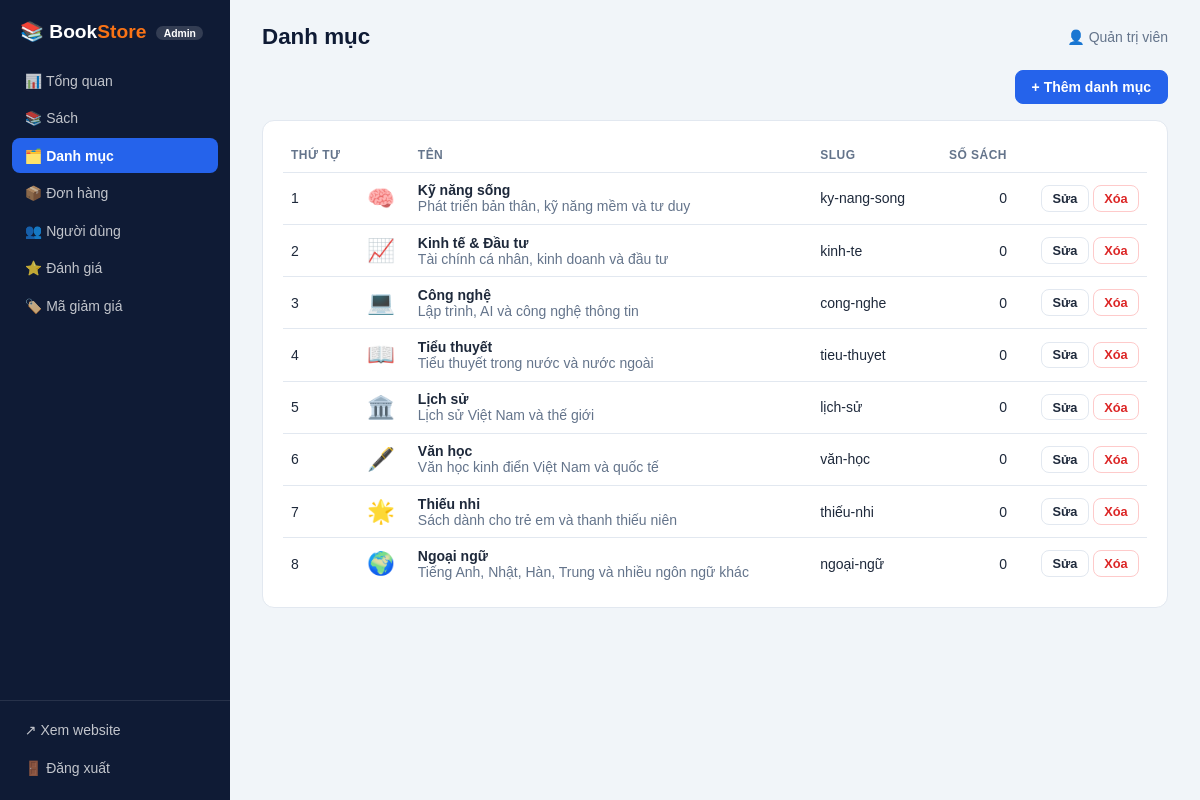
Page /admin/index.php?page=categories&action=index (signed in) on the committed database.
### tables this page shows
CREATE TABLE IF NOT EXISTS categories (
  id          INT UNSIGNED AUTO_INCREMENT PRIMARY KEY,
  name        VARCHAR(100) NOT NULL,
  slug        VARCHAR(100) NOT NULL UNIQUE,
  emoji       VARCHAR(16)  NOT NULL DEFAULT '📚',
  image       VARCHAR(255) NOT NULL DEFAULT '',
  description VARCHAR(255) NOT NULL DEFAULT '',
  sort_order  INT NOT NULL DEFAULT 0
);

### app/core/Controller.php (called while the page is built, shortened)
<?php
abstract class Controller {
    protected string $page = '';
    public function run(string $action): void {
        $this->$action();
    }
    protected function render(string $view, array $data = []): void {
        $data['active'] = $data['active'] ?? $this->page;
        extract($data, EXTR_SKIP);
        require ROOT . '/app/views/' . $view . '.php';
        $content = ob_get_clean();
        require ROOT . '/app/views/layout.php';
    }
}

### app/controllers/CategoryController.php (called while the page is built, shortened)
<?php
class CategoryController extends Controller {
    public function index(): void {
        $this->render('categories/index', ['title' => 'Danh mục', 'cats' => Category::all()]);
    }
}

### admin/index.php (called while the page is built, shortened)
<?php
require __DIR__ . '/../app/bootstrap.php';
$action = (string) ($_GET['action'] ?? 'index');
(new $routes[$page])->run($action);

### app/bootstrap.php (called while the page is built, shortened)
<?php
function cfg(string $key, $default = null) {
    $v = $GLOBALS['__cfg'];
    foreach (explode('.', $key) as $k) {
        $v = $v[$k];
    }
    return $v;
}
function e($s): string { return htmlspecialchars((string) $s, ENT_QUOTES, 'UTF-8'); }
function a_url(string $page, string $action = 'index', array $q = []): string {
    return 'index.php?' . http_build_query(array_merge(['page' => $page, 'action' => $action], $q));
}

### app/core/Database.php (called while the page is built, shortened)
<?php
class Database {
    private static ?PDO $pdo = null;
    public static function pdo(): PDO {
        if (self::$pdo === null) {
            $c = cfg('db');
            $dsn = "mysql:host={$c['host']};dbname={$c['name']};charset={$c['charset']}";
            self::$pdo = new PDO($dsn, $c['user'], $c['pass'], [
                PDO::ATTR_ERRMODE            => PDO::ERRMODE_EXCEPTION,
                PDO::ATTR_DEFAULT_FETCH_MODE => PDO::FETCH_ASSOC,
                PDO::ATTR_EMULATE_PREPARES   => false,
            ]);
        }
        return self::$pdo;
    }
    public static function run(string $sql, array $p = []): PDOStatement {
        $st = self::pdo()->prepare($sql);
        $st->execute($p);
        return $st;
    }
    public static function all(string $sql, array $p = []): array { return self::run($sql, $p)->fetchAll(); }
}

### app/models/Category.php (called while the page is built, shortened)
<?php
class Category {
    public static function all(): array {
        return Database::all(
            'SELECT c.*, (SELECT COUNT(*) FROM books b WHERE b.category_id = c.id) AS book_count
             FROM categories c ORDER BY c.sort_order, c.id'
        );
    }
}

### app/core/Auth.php (called while the page is built, shortened)
<?php
class Auth {
    public static function user(): ?array { return $_SESSION['user'] ?? null; }
}

### app/views/categories/index.php (the view)
<div class="toolbar"><span class="grow"></span><a class="btn primary" href="<?= e(a_url('categories', 'create')) ?>">+ Thêm danh mục</a></div>
<section class="box">
  <table>
    <tr><th>Thứ tự</th><th></th><th>Tên</th><th>Slug</th><th class="r">Số sách</th><th></th></tr>
    <?php foreach ($cats as $c): ?>
      <tr>
        <td><?= (int) $c['sort_order'] ?></td>
        <td style="font-size:1.4rem"><?= e($c['emoji']) ?></td>
        <td><b><?= e($c['name']) ?></b><div class="muted"><?= e($c['description']) ?></div></td>
        <td><?= e($c['slug']) ?></td>
        <td class="r"><?= (int) $c['book_count'] ?></td>
        <td class="r">
          <a class="btn sm" href="<?= e(a_url('categories', 'edit', ['id' => $c['id']])) ?>">Sửa</a>
          <form class="inline" method="post" action="<?= e(a_url('categories', 'delete', ['id' => $c['id']])) ?>" onsubmit="return confirm('Xóa danh mục này?')">
            <?= csrf_field() ?><button class="btn sm danger">Xóa</button>
          </form>
        </td>
      </tr>
    <?php endforeach; ?>
  </table>
</section>

### app/views/layout.php (shortened to what this page needs)
<?php
$nav = [
    'dashboard'  => ['📊', 'Tổng quan'],
    'books'      => ['📚', 'Sách'],
    'categories' => ['🗂️', 'Danh mục'],
    'orders'     => ['📦', 'Đơn hàng'],
    'users'      => ['👥', 'Người dùng'],
    'reviews'    => ['⭐', 'Đánh giá'],
    'coupons'    => ['🏷️', 'Mã giảm giá'],
];
?><!DOCTYPE html>
<html lang="vi">
<head>
  <link rel="stylesheet" href="assets/admin.css">
</head>
<body>
<aside class="side">
  <div class="brand">📚 Book<span>Store</span> <small>Admin</small></div>
  <nav>
    <?php foreach ($nav as $key => $item): ?>
      <a href="<?= e(a_url($key)) ?>" class="<?= $active === $key ? 'on' : '' ?>"><?= $item[0] ?> <?= e($item[1]) ?></a>
    <?php endforeach; ?>
  </nav>
  <div class="side-foot">
    <a href="../index.html" target="_blank">↗ Xem website</a>
    <a href="login.php?logout=1">🚪 Đăng xuất</a>
  </div>
</aside>
<main>
  <div class="top"><h1><?= e($title) ?></h1><span>👤 <?= e(Auth::user()['name']) ?></span></div>
  <?= $content ?>
</main>
</body>
</html>

### admin/assets/admin.css (style rules this page uses)
:root { --navy:#0f1b35;--blue:#2563eb;--orange:#f97316;--bg:#f1f5f9;--bd:#e2e8f0;--tx:#1e293b;--tx2:#64748b;--ok:#16a34a;--err:#dc2626 }
* { box-sizing:border-box }
body { margin:0;font-family:'Be Vietnam Pro',Poppins,Arial,sans-serif;background:var(--bg);color:var(--tx);font-size:14px;display:flex;min-height:100vh }
a { color:var(--blue);text-decoration:none }
.side { width:230px;background:var(--navy);color:#fff;display:flex;flex-direction:column;position:sticky;top:0;height:100vh;flex-shrink:0 }
.brand { font-weight:800;font-size:1.2rem;padding:1.25rem 1.25rem 1rem }
.brand span { color:var(--orange) }
.brand small { font-size:.65rem;font-weight:600;background:rgba(255,255,255,.15);padding:.1rem .45rem;border-radius:20px;margin-left:.3rem;vertical-align:middle }
.side nav { flex:1;padding:.25rem .75rem }
.side nav a,.side-foot a { display:block;color:rgba(255,255,255,.75);padding:.6rem .8rem;border-radius:8px;margin-bottom:.15rem }
.side nav a.on { background:var(--blue);color:#fff;font-weight:600 }
.side-foot { padding:.75rem;border-top:1px solid rgba(255,255,255,.1) }
main { flex:1;min-width:0;padding:1.5rem 2rem }
.top { display:flex;justify-content:space-between;align-items:center;margin-bottom:1.25rem }
.top h1 { margin:0;font-size:1.4rem;color:var(--navy) }
.top span { color:var(--tx2) }
.card,.box { background:#fff;border:1px solid var(--bd);border-radius:12px;padding:1.1rem 1.25rem }
table { width:100%;border-collapse:collapse }
th,td { text-align:left;padding:.6rem .5rem;border-bottom:1px solid var(--bd);vertical-align:middle }
th { font-size:.75rem;text-transform:uppercase;letter-spacing:.04em;color:var(--tx2) }
tr:last-child td { border-bottom:none }
td.r,th.r { text-align:right }
.btn { display:inline-block;border:1px solid var(--bd);background:#fff;color:var(--tx);padding:.5rem 1rem;border-radius:8px;cursor:pointer;font:inherit;font-weight:600 }
.btn.primary { background:var(--blue);border-color:var(--blue);color:#fff }
.btn.danger { color:var(--err);border-color:#fecaca }
.btn.sm { padding:.3rem .65rem;font-size:.8rem }
form.inline { display:inline }
.toolbar { display:flex;gap:.6rem;flex-wrap:wrap;margin-bottom:1rem;align-items:center }
.muted { color:var(--tx2) }

### rows in the picture
categories: sort_order "1", emoji "🧠", name "Kỹ năng sống", description "Phát triển bản thân, kỹ năng mềm và tư duy", slug "ky-nang-song", book_count "0"
categories: sort_order "2", emoji "📈", name "Kinh tế & Đầu tư", description "Tài chính cá nhân, kinh doanh và đầu tư", slug "kinh-te", book_count "0"
categories: sort_order "3", emoji "💻", name "Công nghệ", description "Lập trình, AI và công nghệ thông tin", slug "cong-nghe", book_count "0"
categories: sort_order "4", emoji "📖", name "Tiểu thuyết", description "Tiểu thuyết trong nước và nước ngoài", slug "tieu-thuyet", book_count "0"
categories: sort_order "5", emoji "🏛️", name "Lịch sử", description "Lịch sử Việt Nam và thế giới", slug "lịch-sử", book_count "0"
categories: sort_order "6", emoji "🖋️", name "Văn học", description "Văn học kinh điển Việt Nam và quốc tế", slug "văn-học", book_count "0"
categories: sort_order "7", emoji "🌟", name "Thiếu nhi", description "Sách dành cho trẻ em và thanh thiếu niên", slug "thiếu-nhi", book_count "0"
categories: sort_order "8", emoji "🌍", name "Ngoại ngữ", description "Tiếng Anh, Nhật, Hàn, Trung và nhiều ngôn ngữ khác", slug "ngoại-ngữ", book_count "0"

### other values in the picture
$item[0] "📊"
$item[1] "Tổng quan"
$item[0] "📚"
$item[1] "Sách"
$item[0] "🗂️"
$item[1] "Danh mục"
$item[0] "📦"
$item[1] "Đơn hàng"
$item[0] "👥"
$item[1] "Người dùng"
$item[0] "⭐"
$item[1] "Đánh giá"
$item[0] "🏷️"
$item[1] "Mã giảm giá"
$title "Danh mục"
